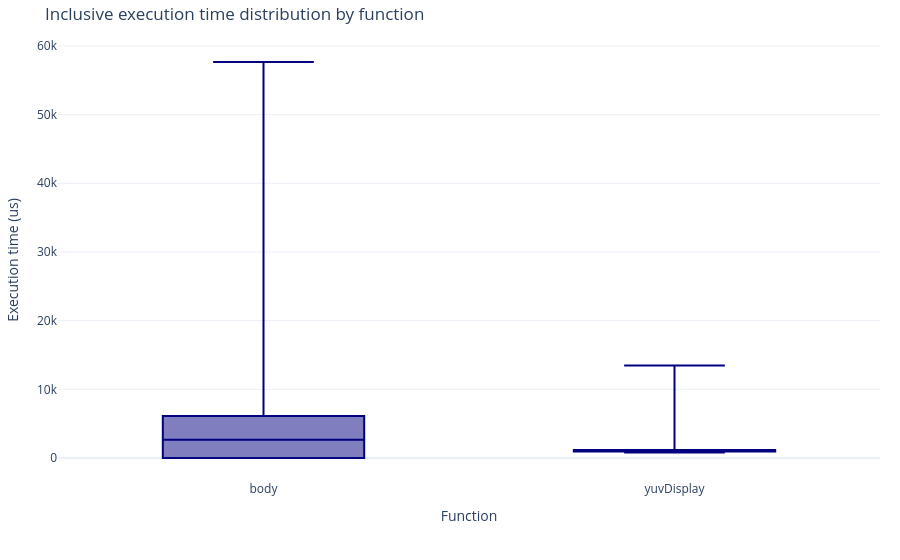

The code cell stored with this chart in its notebook:
### Markdown cell above
### 3.2 Function execution time distribution

The following chart allows to visualize the distribution of execution time for each function.

### Code cell
# Select a subset of functions to display in the box plot.
# Use the function names exactly as they appear in the trace/profile table.
# Set this to None to display all functions.
selected_boxplot_functions = [
    "thread_wrapper",
    "yuvDisplay",
    "body"
]

# Keep only the selected functions; if a name is missing from the trace, it is ignored.
box_plot = trace_parser.build_boxplot(calls, selected_boxplot_functions)
box_plot

### Figure 1 — Plotly figure (JSON) as saved in the notebook; plotly's stock layout.template omitted (floating-point values rounded to 4 significant figures; data arrays with more than 128 entries replaced by an {"elided": "..."} marker saying what was removed)
{"data": [{"boxpoints": false, "hovertemplate": "<b>body</b><br>duration: %{y} us<extra></extra>", "line": {"color": "navy"}, "marker": {"color": "steelblue"}, "name": "body", "type": "box", "y": {"elided": "822 int values"}}, {"boxpoints": false, "hovertemplate": "<b>yuvDisplay</b><br>duration: %{y} us<extra></extra>", "line": {"color": "navy"}, "marker": {"color": "steelblue"}, "name": "yuvDisplay", "type": "box", "y": {"elided": "411 int values"}}], "layout": {"hovermode": "closest", "margin": {"b": 80, "l": 50, "r": 20, "t": 40}, "showlegend": false, "title": {"text": "Inclusive execution time distribution by function"}, "xaxis": {"title": {"text": "Function"}}, "yaxis": {"title": {"text": "Execution time (us)"}}}}
